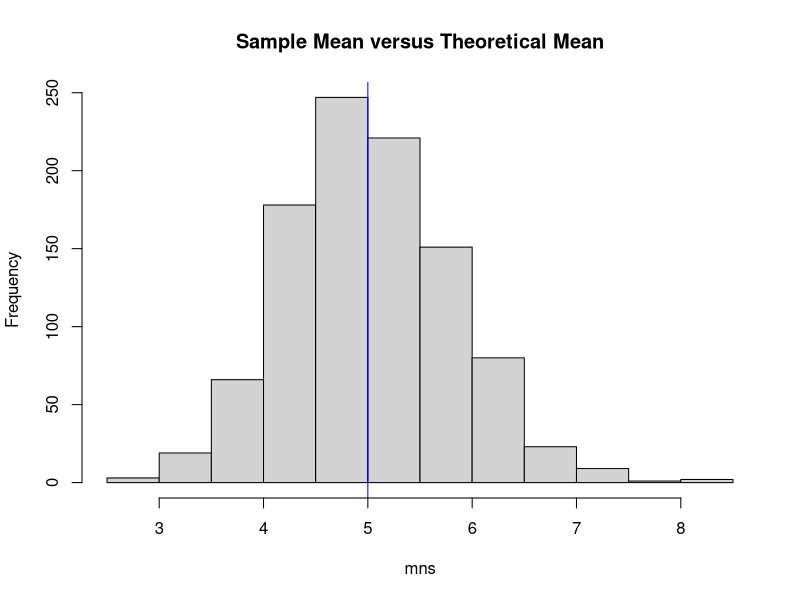
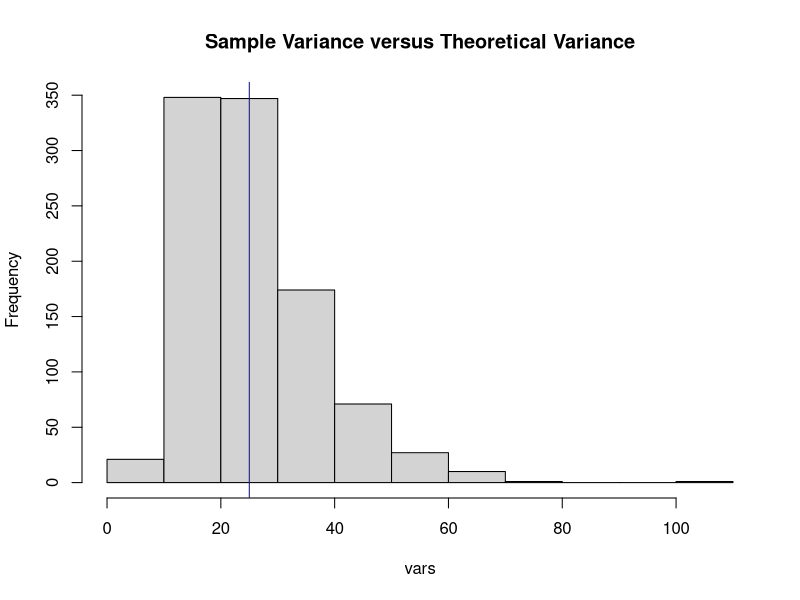
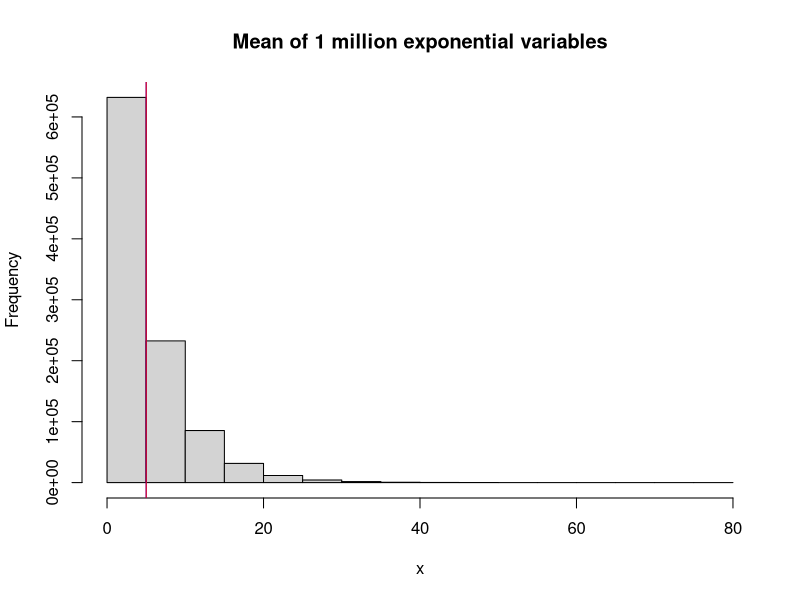
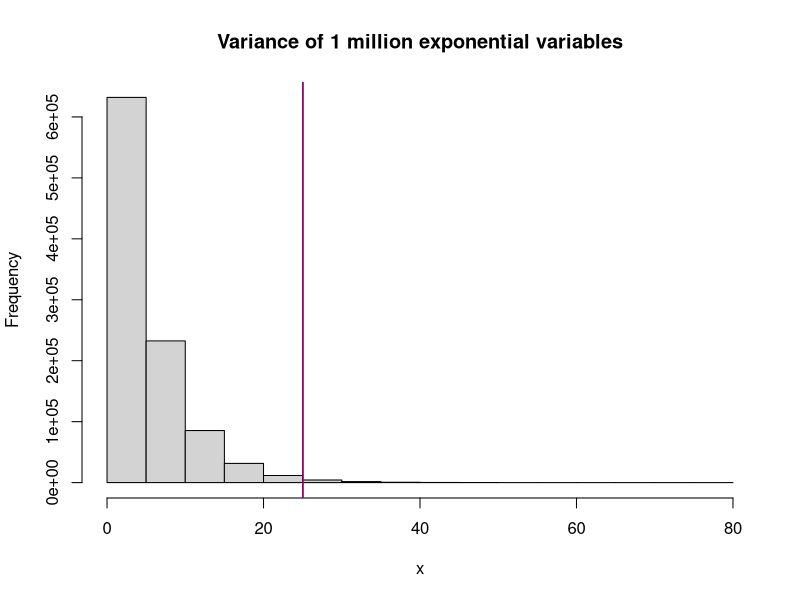

Write R code to recreate these figures, in order.
## ---- chunk 1
knitr::opts_chunk$set(echo=TRUE)
## ---- chunk 2
lambda=0.2
TheoreticalMean=1/lambda
TheoreticalVariance=(1/lambda)^2

TheoreticalMean
TheoreticalVariance
## ---- chunk 3
mns = NULL
for (i in 1 : 1000) mns = c(mns, mean(rexp(40,rate=lambda)))
hist(mns,main="Sample Mean versus Theoretical Mean")
abline(v=TheoreticalMean,col="blue")
## ---- chunk 4
vars = NULL
for (i in 1 : 1000) vars = c(vars, var(rexp(40,rate=lambda)))
hist(vars,main="Sample Variance versus Theoretical Variance")
abline(v=TheoreticalVariance,col="blue")
## ---- chunk 5
x<-rexp(1000000,rate=lambda)
mean(x)
## ---- chunk 6
hist(x,main="Mean of 1 million exponential variables")
abline(v=TheoreticalMean,col="blue")
abline(v=mean(x),col="red")
## ---- chunk 7
hist(x,main="Variance of 1 million exponential variables")
abline(v=TheoreticalVariance,col="blue")
abline(v=var(x),col="red")
